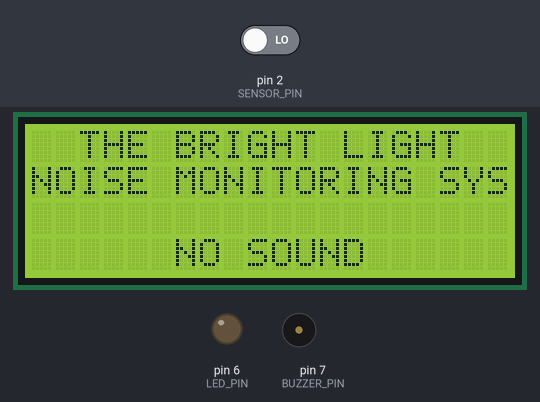
Recording of a sketch running on a simulated Arduino Uno, built with avr-gcc and run on an emulated ATmega328P. On the bench: 20×4 character LCD, output pins drawn as LEDs (lit = HIGH), buzzer (waves = sounding, pin HIGH). The test bench sets the inputs (shaded band); at power-on: pin 2 (SENSOR_PIN) LOW. The modem accepts every AT command (registered, SIM ready, sends succeed) and sends nothing else; what the sketch prints to the serial monitor is not drawn.

Above: at 0.1 s.
At 12.2 s:
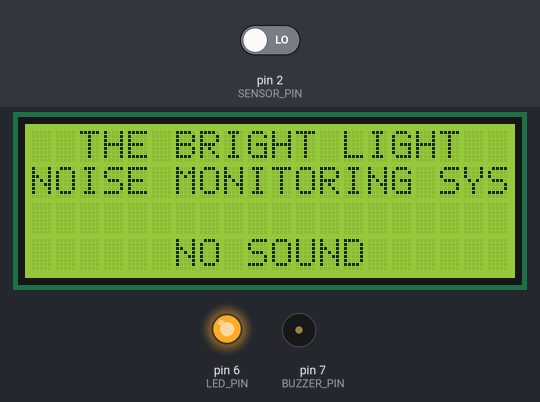
Timing chart, 0 to 13.7 s (numbered marks = the images above):
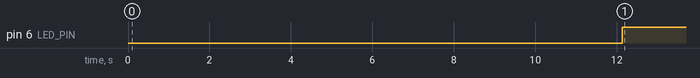

Measured:
- by itself, pin 6 (LED_PIN): LOW → HIGH at 12.1 s

The sketch:

sketch_nov9b.ino
```cpp
#include <LiquidCrystal.h>
#include <SoftwareSerial.h>

LiquidCrystal lcd(13, 12, 11, 10, 9, 8);
SoftwareSerial esp(3, 4); // RX, TX for ESP8266

const int SENSOR_PIN = 2;
const int BUZZER_PIN = 7;
const int LED_PIN = 6;

String apiKey = "ZPKS99CD0VKND6B6";  // Replace with your ThingSpeak key
String ssid = "Galaxy A21s2F1E";     // Replace with your WiFi name
String pass = "12345678";            // Replace with your WiFi password

void setup()
{
  pinMode(SENSOR_PIN, INPUT);
  pinMode(BUZZER_PIN, OUTPUT);
  pinMode(LED_PIN, OUTPUT);

  lcd.begin(20, 4);
  lcd.setCursor(0,0);
  lcd.print("  THE BRIGHT LIGHT    ");
  lcd.setCursor(0,1);
  lcd.print("NOISE MONITORING SYS  ");
  lcd.setCursor(0,3);
  lcd.print("      NO SOUND        ");

  Serial.begin(9600);   // For Virtual Terminal display
  esp.begin(9600);      // For ESP8266

  // --- Display & Debug messages on Virtual Terminal ---
  Serial.println("System Started...");
  Serial.println("Connecting to WiFi...");
  Serial.print("SSID: ");
  Serial.println(ssid);

  // Connect to WiFi
  esp.println("AT");
  delay(2000);
  esp.println("AT+CWMODE=1");
  delay(2000);
  esp.println("AT+CWJAP=\"" + ssid + "\",\"" + pass + "\"");
  delay(8000);

  Serial.println("WiFi connected successfully!");
}

void loop()
{
  int Sensor_Val = digitalRead(SENSOR_PIN);  // Get reading from microphone sensor

  if (Sensor_Val == HIGH) // Sound detected
  {
    lcd.setCursor(0, 3);
    lcd.print("   SOUND DETECTED     ");
    digitalWrite(BUZZER_PIN, HIGH);
    digitalWrite(LED_PIN, LOW);

    Serial.println("Sound Detected! Sending data: 1");

    // Send 1 to ThingSpeak
    esp.println("AT+CIPSTART=\"TCP\",\"api.thingspeak.com\",80");
    delay(2000);
    String cmd = "GET /update?api_key=" + apiKey + "&field1=1\r\n";
    esp.print("AT+CIPSEND=");
    esp.println(cmd.length());
    delay(2000);
    esp.print(cmd);
  }
  else // No sound
  {
    lcd.setCursor(0, 3);
    lcd.print("      NO SOUND        ");
    digitalWrite(BUZZER_PIN, LOW);
    digitalWrite(LED_PIN, HIGH);

    Serial.println("No sound detected. Sending data: 0");

    // Send 0 to ThingSpeak
    esp.println("AT+CIPSTART=\"TCP\",\"api.thingspeak.com\",80");
    delay(2000);
    String cmd = "GET /update?api_key=" + apiKey + "&field1=0\r\n";
    esp.print("AT+CIPSEND=");
    esp.println(cmd.length());
    delay(2000);
    esp.print(cmd);
  }

  Serial.println("Data sent to ThingSpeak...");
  Serial.println("---------------------------");

  delay(15000); // ThingSpeak update limit
}
```
